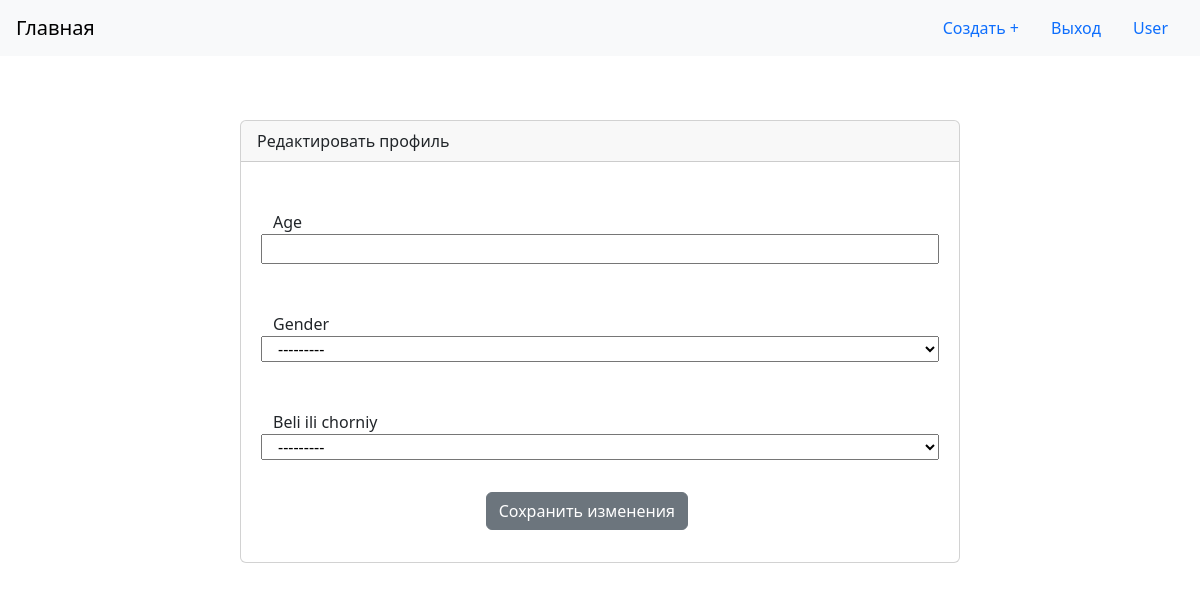
The page /profile/User/edit/ (signed in) on the database as committed earlier.
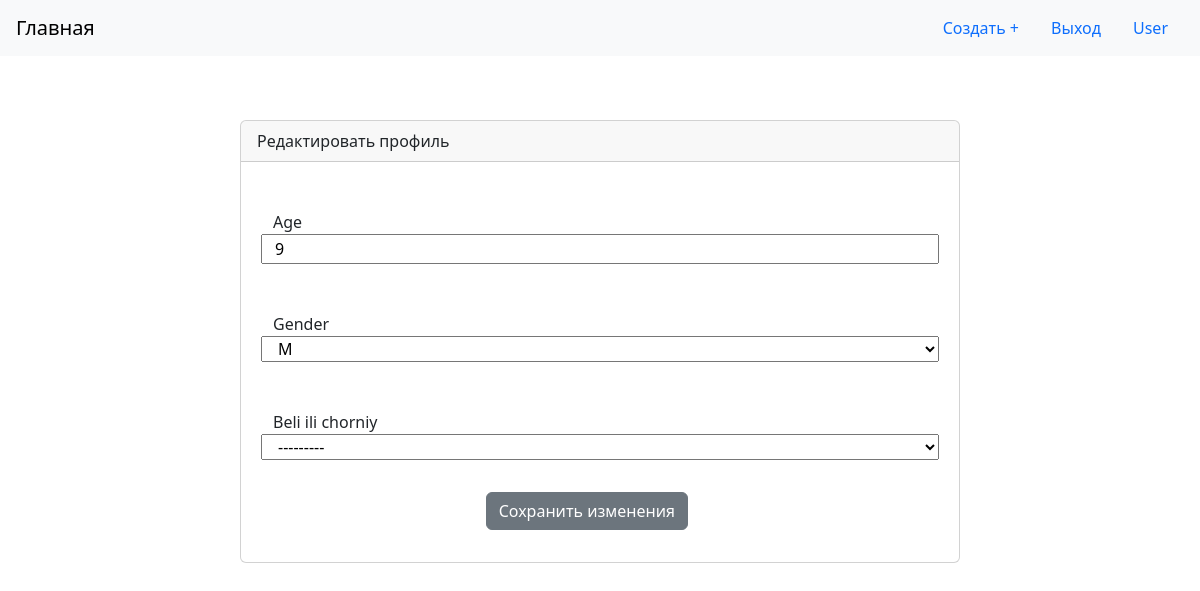
The same page on the database as committed later.
### people/models.py (models this page shows, shortened)
class Profile(models.Model):
    user = models.OneToOneField(User, on_delete=models.CASCADE)
    age = models.IntegerField(blank=True, null=True)
    GENDER_CHOICES = [
        ('M', 'М'),
        ('Ж', 'Ж'),
    ]
    Belie_Chorniy = [
        ("Ч", "Ч"),
        ("Б", "Б"),
    ]
    gender = models.CharField(max_length=1, choices=GENDER_CHOICES, blank=True, null=True)
    Beli_ili_chorniy = models.CharField(max_length=1, choices=Belie_Chorniy, blank=True, null=True)

### people/views.py (the view)
# urls.py: path('<str:username>/edit/', people_views.edit_profile, name='edit_profile'),
def edit_profile(request, username):
    user_profile = get_object_or_404(Profile, user__username=username)
    if request.user != user_profile.user:
        return render(request, 'Content/access_denied.html')
    if request.method == 'POST':
        form = ProfileForm(request.POST, instance=user_profile)
        if form.is_valid():
            form.save()
    else:
        form = ProfileForm(instance=user_profile)
    return render(request, 'people/edit_profile.html', {'form': form, 'username': username})

### people/forms.py
class ProfileForm(forms.ModelForm):
    class Meta:
        model = Profile
        fields = ['age', 'gender', 'Beli_ili_chorniy',]

### templates/people/edit_profile.html (shortened to what this page needs)
{% extends "base.html" %}
{% block content %}
  <div class="row justify-content-center">
    <div class="col-md-8 p-5">
      <div class="card">
        <div class="card-header">
          Редактировать профиль
        </div>
        <div class="card-body">
          <form method="post" action="">
            {% for field in form %}
              <div class="form-group row my-3 p-3">
                <label for="{{ field.id_for_label }}">
                  {{ field.label }}
                </label>
                {{ field }}
              </div>
            {% endfor %}
            <div class="col-md-6 offset-md-4">
              <button type="submit" class="btn btn-secondary">
                Сохранить изменения
              </button>
            </div>
          </form>
        </div>
      </div>
    </div>
  </div>
{% endblock %}

Rows that differ between the two databases and show on the page:
changed Profile: age (not shown) → "9"; gender "---------" → "М"
